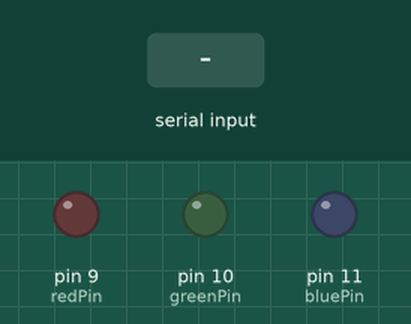
Recording of a sketch running on a simulated Arduino Uno, built with avr-gcc and run on an emulated ATmega328P. On the bench: output pins drawn as LEDs (lit = HIGH). Dashed ring = blinking. Inputs (shaded band) come from the test bench. What the sketch prints to the serial monitor is not drawn.

Above: at 1.2 s.
1.3 s: "90,45\n" received over Serial
At 1.54 s:
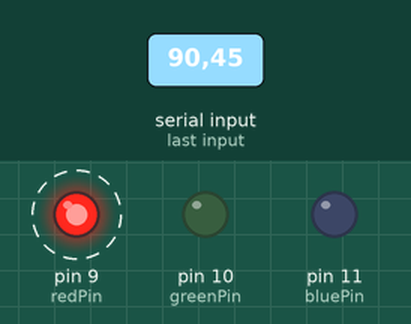
At 2.04 s:
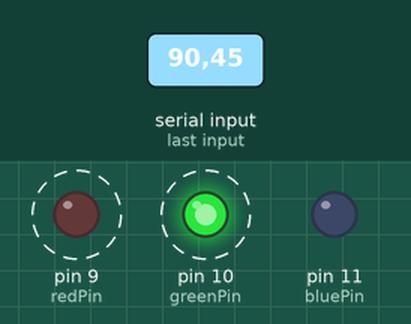
Timing chart, 0 to 10.3 s (numbered marks = the images above; inputs shaded):
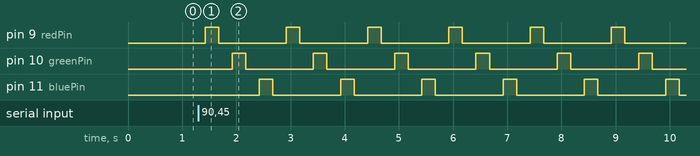

The sketch:

sketch_sep10a.ino
```cpp
int redPin = 9;
int greenPin = 10;
int bluePin = 11;
int count;
int inputCount;
int br = 115200;
int shortPause = 250;
String Prompt = "how many times do you want it to flash? ";


void setup() {
Serial.begin(br);
pinMode(redPin, OUTPUT);
pinMode(greenPin, OUTPUT);
pinMode(bluePin, OUTPUT);
}

void loop() {
Serial.println(Prompt);
while(Serial.available()== 0){}
inputCount = Serial.parseInt();
count = 1;
while(count <= inputCount){
  // red flash
  analogWrite(redPin, 255);
  delay(shortPause);
  analogWrite(redPin, 0);
  delay(shortPause);
  //  green flash
  analogWrite(greenPin, 255);
  delay(shortPause);
  analogWrite(greenPin, 0);
  delay(shortPause);
  // blue flash
  analogWrite(bluePin, 255);
  delay(shortPause);
  analogWrite(bluePin, 0);
  delay(shortPause);
  count = count+1;
  // Serial.println(count);
}

}
```

Measured:
- after the input at 1.3 s, pin 9 (redPin): alternates HIGH for 0.25 s and LOW for 1.3 s, starting after 0.12 s; pin 10 (greenPin): alternates HIGH for 0.25 s and LOW for 1.3 s, starting after 0.62 s; pin 11 (bluePin): alternates HIGH for 0.25 s and LOW for 1.3 s, starting after 1.1 s
